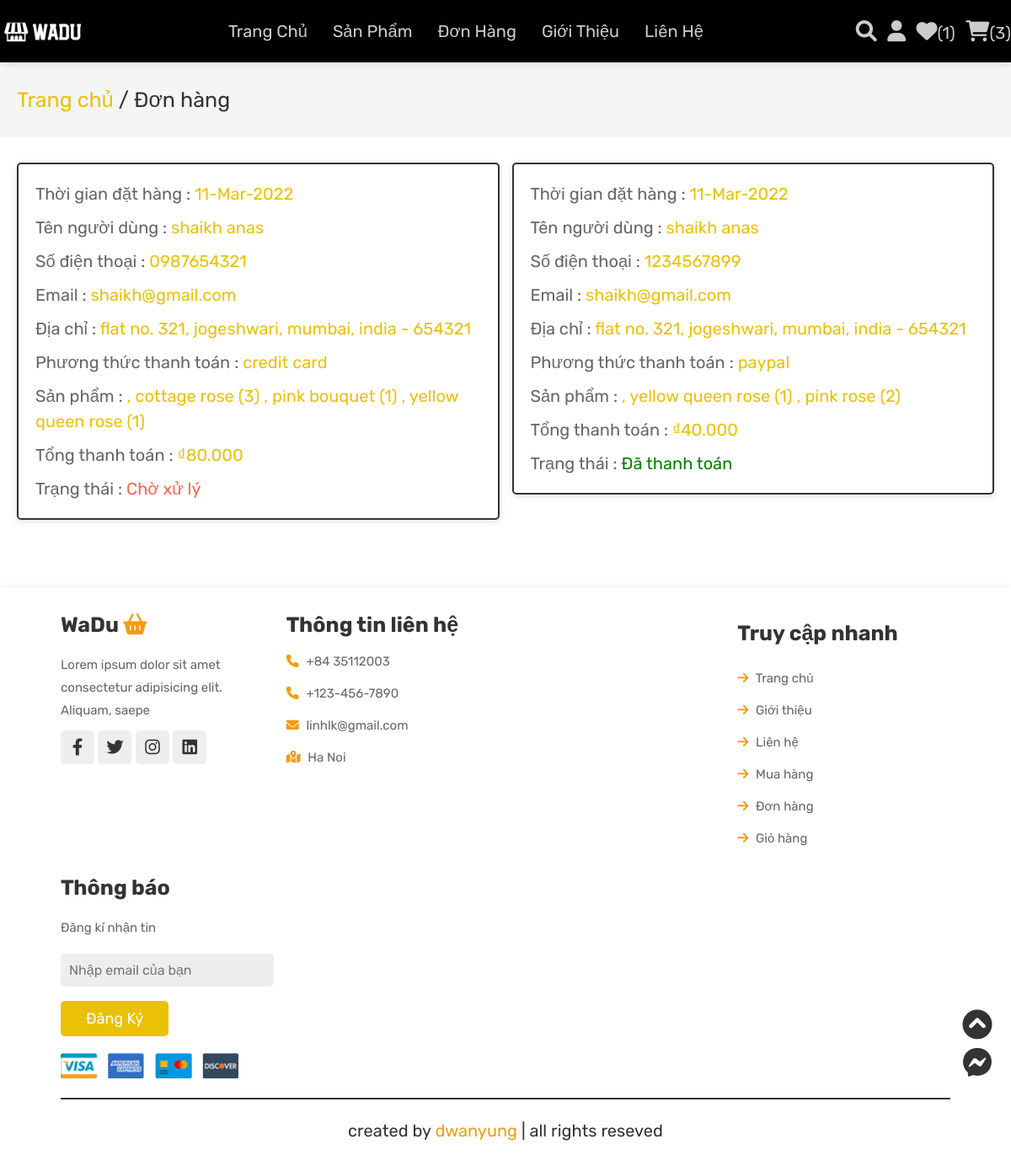
Screenshot of /orders.php (signed in) with the database file from the repository.
### tables this page shows
CREATE TABLE `orders` (
  `id` int(100) NOT NULL,
  `user_id` int(100) NOT NULL,
  `name` varchar(100) NOT NULL,
  `number` varchar(12) NOT NULL,
  `email` varchar(100) NOT NULL,
  `method` varchar(50) NOT NULL,
  `address` varchar(500) NOT NULL,
  `total_products` varchar(1000) NOT NULL,
  `total_price` int(100) NOT NULL,
  `placed_on` varchar(50) NOT NULL,
  `payment_status` varchar(20) NOT NULL DEFAULT 'pending'
);

### orders.php (the view, shortened to what this page needs)
<?php
@include 'config.php';
$user_id = $_SESSION['user_id'];
?>
<!DOCTYPE html>
<html lang="en">
<head>
   <link rel="stylesheet" href="https://cdnjs.cloudflare.com/ajax/libs/font-awesome/6.0.0/css/all.min.css">
   <link rel="stylesheet" href="css/style.css">
</head>
<body>
<?php @include 'header.php'; ?>
<section class="heading">
    <p> <a href="home.php">Trang chủ</a> / Đơn hàng </p>
</section>
<section class="placed-orders">
    <div class="box-container">
        <?php
            $select_orders = mysqli_query($conn, "SELECT * FROM `orders` WHERE user_id = '$user_id'") or die('query failed');
            if(mysqli_num_rows($select_orders) > 0){
                while($fetch_orders = mysqli_fetch_assoc($select_orders)){
        ?>
        <div class="box">
            <p> Thời gian đặt hàng : <span><?php echo $fetch_orders['placed_on']; ?></span> </p>
            <p> Tên người dùng : <span><?php echo $fetch_orders['name']; ?></span> </p>
            <p> Số điện thoại : <span><?php echo $fetch_orders['number']; ?></span> </p>
            <p> Email : <span><?php echo $fetch_orders['email']; ?></span> </p>
            <p> Địa chỉ : <span><?php echo $fetch_orders['address']; ?></span> </p>
            <p> Phương thức thanh toán : <span><?php echo $fetch_orders['method']; ?></span> </p>
            <p> Sản phẩm : <span><?php echo $fetch_orders['total_products']; ?></span> </p>
            <p> Tổng thanh toán : <span><span>₫</span><?php echo $fetch_orders['total_price']; ?>.000</span> </p>
            <p> Trạng thái : <span style="color:
                <?php if($fetch_orders['payment_status'] == 'pending'){echo 'tomato'; }else{echo 'green';} ?>">
                <?php if($fetch_orders['payment_status'] == 'pending'){echo 'Chờ xử lý'; }else{echo 'Đã thanh toán';} ?>
            </span> </p>
        </div>
        <?php
            }
        }else{
            echo '<p class="empty">no orders placed yet!</p>';
        }
        ?>
    </div>
</section>
<?php @include 'footer.php'; ?>
</body>
</html>

### css/style.css (style rules this page uses)
:root { --pink:#ebc105; --red:#c0392b; --orange:#f39c12; --black-origin:#000; --black:#333; --white:#fff; --light-color:#666; --light-white:#ccc; --light-bg:#f5f5f5; --border:.2rem solid var(--black); --box-shadow: rgba(99, 99, 99, 0.2) 0px 2px 8px 0px; }
* { font-family: 'Rubik', sans-serif; margin:0; padding:0; box-sizing: border-box; outline: none; border:none; text-decoration: none; transition:all .2s linear; }
html { font-size: 62.5%; overflow-x: hidden; scroll-behavior: smooth; scroll-padding-top: 6.5rem; }
section { padding:3rem 2rem; }
.heading { display: flex; flex-flow: column; align-items: center; justify-content: center; gap:1rem; background: var(--light-bg); text-align: center; min-height: 5vh; }
.heading p { text-align: start; width: 100%; max-width: 1200px; margin:0 auto; font-size: 2.5rem; color:var(--black); }
.heading p a { color:var(--pink); }
.placed-orders { margin-bottom: 5rem; }
.placed-orders .box-container { max-width: 1200px; margin:0 auto; display: flex; flex-wrap: wrap; gap:1.5rem; align-items: flex-start; }
.placed-orders .box-container .box { background-color: var(--white); padding:1rem 2rem; border:var(--border); box-shadow: var(--box-shadow); flex:1 1 40rem; border-radius: .5rem; }
.placed-orders .box-container .box p { margin: 1rem 0; font-size: 2rem; line-height: 1.5; color:var(--light-color); }
.placed-orders .box-container .box p span { color:var(--pink); }

### rows the page displays
orders: placed_on "11-Mar-2022", name "shaikh anas", number "0987654321", email "shaikh@gmail.com", address "flat no. 321, jogeshwari, mumbai, india - 654321", method "credit card", total_products ", cottage rose (3) , pink bouquet (1) , yellow queen rose (1)", total_price "80", payment_status "Chờ xử lý"
orders: placed_on "11-Mar-2022", name "shaikh anas", number "1234567899", email "shaikh@gmail.com", address "flat no. 321, jogeshwari, mumbai, india - 654321", method "paypal", total_products ", yellow queen rose (1) , pink rose (2)", total_price "40", payment_status "Đã thanh toán"

### other values shown
$wishlist_num_rows "1"
$cart_num_rows "3"
